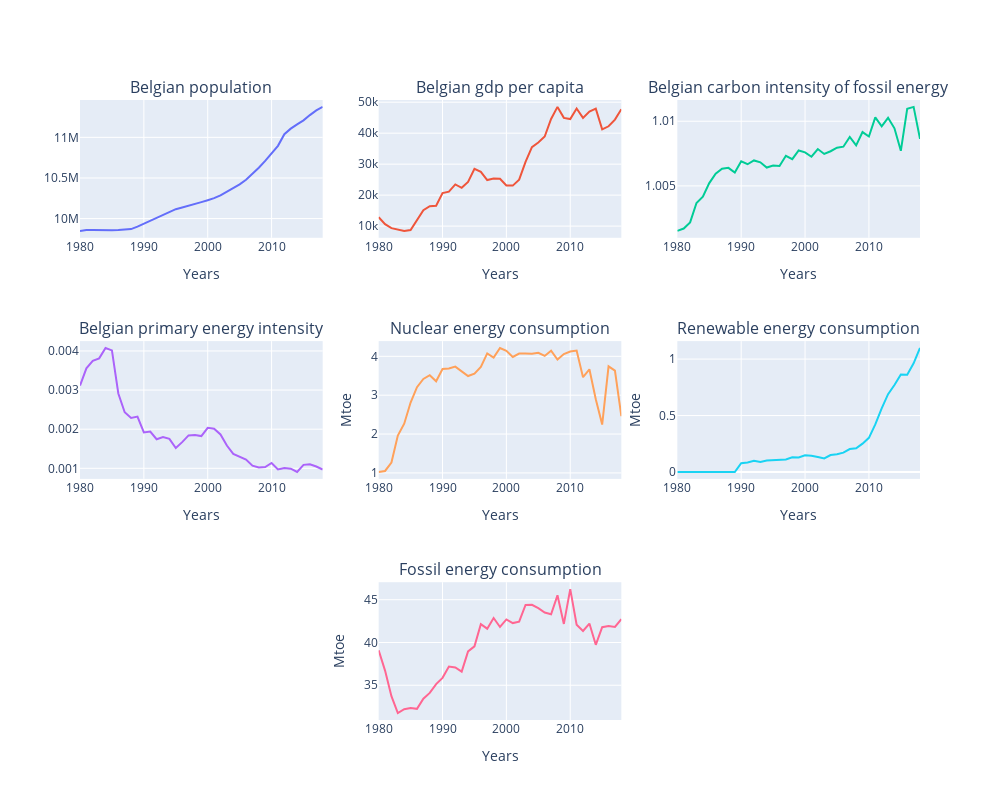

The notebook cell this image was saved under:
### Markdown cell above
1. PLOT all the variable 
2. You can either use simple methods (AR,etc) to predict the behaviour
3. You can choose a scenario (value for each variable)
Read this it might be important !! https://otexts.com/fpp2/forecasting-regression.html

### Code cell
from plotly.subplots import make_subplots
import plotly.graph_objects as go

years = list()
for i in range(39) : years.append(1980+i)

# Initialize figure with subplots
fig = make_subplots(
    rows=3, cols=3, subplot_titles=("Belgian population", "Belgian gdp per capita",
                                    "Belgian carbon intensity of fossil energy",
                                    "Belgian primary energy intensity",
                                    "Nuclear energy consumption",
                                    "Renewable energy consumption",
                                    "", "Fossil energy consumption"
                                    )
)


# Add traces
fig.add_trace(go.Scatter(x=years, y=bel_info['population']), row=1, col=1)
fig.add_trace(go.Scatter(x=years, y=bel_info['gdp per capita']), row=1, col=2)
fig.add_trace(go.Scatter(x=years, y=bel_info['Carbon intensity of fossil energy']), row=1, col=3)
fig.add_trace(go.Scatter(x=years, y=bel_info['primary intensity']), row=2, col=1)
fig.add_trace(go.Scatter(x=years, y=bel_info['nuclear consumption']), row=2, col=2)
fig.add_trace(go.Scatter(x=years, y=bel_info['renewable consumption']), row=2, col=3)
fig.add_trace(go.Scatter(x=years, y=bel_info['fossil consumption']), row=3, col=2)

# Update xaxis properties
fig.update_xaxes(title_text="Years", row=1, col=1)
fig.update_xaxes(title_text="Years", row=1, col=2)
fig.update_xaxes(title_text="Years", row=1, col=3)
fig.update_xaxes(title_text="Years", row=2, col=1)
fig.update_xaxes(title_text="Years", row=2, col=2)
fig.update_xaxes(title_text="Years", row=2, col=3)
fig.update_xaxes(title_text="Years", row=3, col=2)

"""
# Update yaxis properties
fig.update_yaxes(title_text="Population", row=1, col=1)
fig.update_yaxes(title_text="Gdp per capita", row=1, col=2)
fig.update_yaxes(title_text="Carbon intensity of fossil energy", row=1, col=3)
fig.update_yaxes(title_text="Primary energy intensity", row=2, col=1)
"""
fig.update_yaxes(title_text="Mtoe", row=2, col=2)
fig.update_yaxes(title_text="Mtoe", row=2, col=3)
fig.update_yaxes(title_text="Mtoe", row=3, col=2)


# Update title and height
fig.update_layout(title_text="", height=800, width=1000, showlegend=False)

fig.show()

### Figure 1 — Plotly figure (JSON) as saved in the notebook; plotly's stock layout.template omitted (floating-point values rounded to 4 significant figures)
{"data": [{"type": "scatter", "x": [1980, 1981, 1982, 1983, 1984, 1985, 1986, 1987, 1988, 1989, 1990, 1991, 1992, 1993, 1994, 1995, 1996, 1997, 1998, 1999, 2000, 2001, 2002, 2003, 2004, 2005, 2006, 2007, 2008, 2009, 2010, 2011, 2012, 2013, 2014, 2015, 2016, 2017, 2018], "xaxis": "x", "y": [9848382, 9859242, 9858982, 9856303, 9855520, 9855372, 9858308, 9861823, 9870234, 9901664, 9937697, 9967379, 10004486, 10045158, 10084475, 10115603, 10136811, 10156637, 10181245, 10203008, 10226419, 10251250, 10286570, 10332785, 10376133, 10421137, 10478617, 10547958, 10625700, 10709973, 10796493, 10895586, 11038264, 11106932, 11159407, 11209057, 11274196, 11331422, 11375158], "yaxis": "y"}, {"type": "scatter", "x": [1980, 1981, 1982, 1983, 1984, 1985, 1986, 1987, 1988, 1989, 1990, 1991, 1992, 1993, 1994, 1995, 1996, 1997, 1998, 1999, 2000, 2001, 2002, 2003, 2004, 2005, 2006, 2007, 2008, 2009, 2010, 2011, 2012, 2013, 2014, 2015, 2016, 2017, 2018], "xaxis": "x2", "y": [12880.0, 10620.0, 9341.0, 8846.0, 8457.0, 8753.0, 12170.0, 15150.0, 16440.0, 16590.0, 20660.0, 21120.0, 23470.0, 22370.0, 24280.0, 28470.0, 27540.0, 24880.0, 25390.0, 25300.0, 23100.0, 23070.0, 25000.0, 30720.0, 35520.0, 37000.0, 38930.0, 44590.0, 48490.0, 44940.0, 44550.0, 47970.0, 44950.0, 46970.0, 47910.0, 41230.0, 42230.0, 44390.0, 47710.0], "yaxis": "y2"}, {"type": "scatter", "x": [1980, 1981, 1982, 1983, 1984, 1985, 1986, 1987, 1988, 1989, 1990, 1991, 1992, 1993, 1994, 1995, 1996, 1997, 1998, 1999, 2000, 2001, 2002, 2003, 2004, 2005, 2006, 2007, 2008, 2009, 2010, 2011, 2012, 2013, 2014, 2015, 2016, 2017, 2018], "xaxis": "x3", "y": [1.002, 1.002, 1.002, 1.004, 1.004, 1.005, 1.006, 1.006, 1.006, 1.006, 1.007, 1.007, 1.007, 1.007, 1.006, 1.007, 1.007, 1.007, 1.007, 1.008, 1.008, 1.007, 1.008, 1.007, 1.008, 1.008, 1.008, 1.009, 1.008, 1.009, 1.009, 1.01, 1.01, 1.01, 1.009, 1.008, 1.011, 1.011, 1.009], "yaxis": "y3"}, {"type": "scatter", "x": [1980, 1981, 1982, 1983, 1984, 1985, 1986, 1987, 1988, 1989, 1990, 1991, 1992, 1993, 1994, 1995, 1996, 1997, 1998, 1999, 2000, 2001, 2002, 2003, 2004, 2005, 2006, 2007, 2008, 2009, 2010, 2011, 2012, 2013, 2014, 2015, 2016, 2017, 2018], "xaxis": "x4", "y": [0.003115, 0.003555, 0.003746, 0.003811, 0.004075, 0.004015, 0.002912, 0.002432, 0.002288, 0.002321, 0.001917, 0.00194, 0.001744, 0.001801, 0.001752, 0.001518, 0.001669, 0.001841, 0.001849, 0.001824, 0.002034, 0.002011, 0.001865, 0.001582, 0.001369, 0.001304, 0.001225, 0.001069, 0.001024, 0.001034, 0.001137, 0.0009723, 0.00101, 0.0009915, 0.0009058, 0.001089, 0.001102, 0.001045, 0.0009701], "yaxis": "y4"}, {"type": "scatter", "x": [1980, 1981, 1982, 1983, 1984, 1985, 1986, 1987, 1988, 1989, 1990, 1991, 1992, 1993, 1994, 1995, 1996, 1997, 1998, 1999, 2000, 2001, 2002, 2003, 2004, 2005, 2006, 2007, 2008, 2009, 2010, 2011, 2012, 2013, 2014, 2015, 2016, 2017, 2018], "xaxis": "x5", "y": [1.024, 1.051, 1.268, 1.963, 2.266, 2.811, 3.207, 3.419, 3.516, 3.357, 3.673, 3.685, 3.737, 3.605, 3.493, 3.556, 3.726, 4.076, 3.969, 4.215, 4.141, 3.985, 4.072, 4.074, 4.068, 4.092, 4.011, 4.147, 3.918, 4.06, 4.122, 4.147, 3.465, 3.667, 2.898, 2.244, 3.742, 3.631, 2.459], "yaxis": "y5"}, {"type": "scatter", "x": [1980, 1981, 1982, 1983, 1984, 1985, 1986, 1987, 1988, 1989, 1990, 1991, 1992, 1993, 1994, 1995, 1996, 1997, 1998, 1999, 2000, 2001, 2002, 2003, 2004, 2005, 2006, 2007, 2008, 2009, 2010, 2011, 2012, 2013, 2014, 2015, 2016, 2017, 2018], "xaxis": "x6", "y": [0, 0, 0, 0, 0, 0, 0, 0, 0, 0, 0.07773, 0.08487, 0.1002, 0.08839, 0.1026, 0.1065, 0.1039, 0.1105, 0.1297, 0.1291, 0.1475, 0.1445, 0.133, 0.1207, 0.1505, 0.1575, 0.1716, 0.2029, 0.2095, 0.251, 0.3027, 0.4217, 0.5639, 0.689, 0.7704, 0.8637, 0.8614, 0.9627, 1.098], "yaxis": "y6"}, {"type": "scatter", "x": [1980, 1981, 1982, 1983, 1984, 1985, 1986, 1987, 1988, 1989, 1990, 1991, 1992, 1993, 1994, 1995, 1996, 1997, 1998, 1999, 2000, 2001, 2002, 2003, 2004, 2005, 2006, 2007, 2008, 2009, 2010, 2011, 2012, 2013, 2014, 2015, 2016, 2017, 2018], "xaxis": "x8", "y": [39.09, 36.72, 33.72, 31.75, 32.2, 32.33, 32.25, 33.43, 34.11, 35.13, 35.87, 37.19, 37.09, 36.6, 38.96, 39.55, 42.14, 41.61, 42.86, 41.81, 42.7, 42.27, 42.43, 44.39, 44.41, 44.0, 43.5, 43.3, 45.51, 42.17, 46.24, 42.07, 41.35, 42.21, 39.73, 41.78, 41.93, 41.81, 42.73], "yaxis": "y8"}], "layout": {"annotations": [{"font": {"size": 16}, "showarrow": false, "text": "Belgian population", "x": 0.1444, "xanchor": "center", "xref": "paper", "y": 1, "yanchor": "bottom", "yref": "paper"}, {"font": {"size": 16}, "showarrow": false, "text": "Belgian gdp per capita", "x": 0.5, "xanchor": "center", "xref": "paper", "y": 1, "yanchor": "bottom", "yref": "paper"}, {"font": {"size": 16}, "showarrow": false, "text": "Belgian carbon intensity of fossil energy", "x": 0.8556, "xanchor": "center", "xref": "paper", "y": 1, "yanchor": "bottom", "yref": "paper"}, {"font": {"size": 16}, "showarrow": false, "text": "Belgian primary energy intensity", "x": 0.1444, "xanchor": "center", "xref": "paper", "y": 0.6111, "yanchor": "bottom", "yref": "paper"}, {"font": {"size": 16}, "showarrow": false, "text": "Nuclear energy consumption", "x": 0.5, "xanchor": "center", "xref": "paper", "y": 0.6111, "yanchor": "bottom", "yref": "paper"}, {"font": {"size": 16}, "showarrow": false, "text": "Renewable energy consumption", "x": 0.8556, "xanchor": "center", "xref": "paper", "y": 0.6111, "yanchor": "bottom", "yref": "paper"}, {"font": {"size": 16}, "showarrow": false, "text": "Fossil energy consumption", "x": 0.5, "xanchor": "center", "xref": "paper", "y": 0.2222, "yanchor": "bottom", "yref": "paper"}], "height": 800, "showlegend": false, "title": {"text": ""}, "width": 1000, "xaxis": {"anchor": "y", "domain": [0, 0.2889], "title": {"text": "Years"}}, "xaxis2": {"anchor": "y2", "domain": [0.3556, 0.6444], "title": {"text": "Years"}}, "xaxis3": {"anchor": "y3", "domain": [0.7111, 1], "title": {"text": "Years"}}, "xaxis4": {"anchor": "y4", "domain": [0, 0.2889], "title": {"text": "Years"}}, "xaxis5": {"anchor": "y5", "domain": [0.3556, 0.6444], "title": {"text": "Years"}}, "xaxis6": {"anchor": "y6", "domain": [0.7111, 1], "title": {"text": "Years"}}, "xaxis7": {"anchor": "y7", "domain": [0, 0.2889]}, "xaxis8": {"anchor": "y8", "domain": [0.3556, 0.6444], "title": {"text": "Years"}}, "xaxis9": {"anchor": "y9", "domain": [0.7111, 1]}, "yaxis": {"anchor": "x", "domain": [0.7778, 1]}, "yaxis2": {"anchor": "x2", "domain": [0.7778, 1]}, "yaxis3": {"anchor": "x3", "domain": [0.7778, 1]}, "yaxis4": {"anchor": "x4", "domain": [0.3889, 0.6111]}, "yaxis5": {"anchor": "x5", "domain": [0.3889, 0.6111], "title": {"text": "Mtoe"}}, "yaxis6": {"anchor": "x6", "domain": [0.3889, 0.6111], "title": {"text": "Mtoe"}}, "yaxis7": {"anchor": "x7", "domain": [0, 0.2222]}, "yaxis8": {"anchor": "x8", "domain": [0, 0.2222], "title": {"text": "Mtoe"}}, "yaxis9": {"anchor": "x9", "domain": [0, 0.2222]}}}
